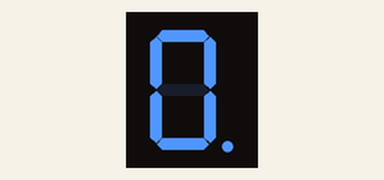
This sketch was run on a simulated Arduino Uno, built with avr-gcc and run on an emulated ATmega328P. On the bench: 1-digit seven-segment display. Wiring (inferred from the names in the program): 1-digit 7-segment display, segments lit when HIGH: segments pin 6, pin 11, pin 9, pin 8, pin 7, pin 5, pin 3, pin 10. The segment pins are drawn as the display they are named for.

Above: at 0.1 s.
At 0.6 s:
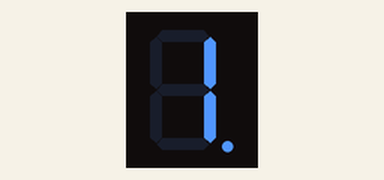
At 1.1 s:
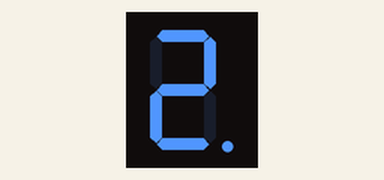
At 2.1 s:
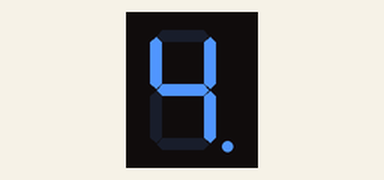
At 3.1 s:
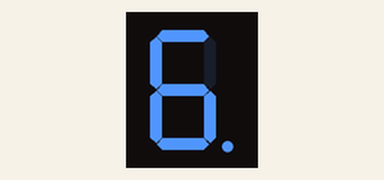
At 4.6 s:
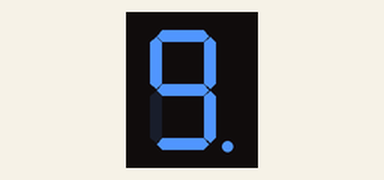

The sketch:

contador_simple.ino
```cpp
byte a = 6;
byte b = 11;
byte c = 9;
byte d = 8;
byte e = 7;
byte f = 5;
byte g = 3;
byte dp = 10;
void setup() {
  pinMode(a, OUTPUT);
  pinMode(b, OUTPUT);
  pinMode(c, OUTPUT);
  pinMode(d, OUTPUT);
  pinMode(e, OUTPUT);
  pinMode(f, OUTPUT);
  pinMode(g, OUTPUT);
  pinMode(dp, OUTPUT);
}
void loop() {
  for (int i = 0; i <= 9; i++) {
    contador(i);
    delay(500);
  }
}
void contador(int num) {
  switch (num) {
    case 0:
      digitalWrite(a, 1);
      digitalWrite(b, 1);
      digitalWrite(c, 1);
      digitalWrite(d, 1);
      digitalWrite(e, 1);
      digitalWrite(f, 1);
      digitalWrite(g, 0);
      digitalWrite(dp, 1);
      break;
    case 1:
      digitalWrite(a, 0);
      digitalWrite(b, 1);
      digitalWrite(c, 1);
      digitalWrite(d, 0);
      digitalWrite(e, 0);
      digitalWrite(f, 0);
      digitalWrite(g, 0);
      digitalWrite(dp, 1);
      break;
    case 2:
      digitalWrite(a, 1);
      digitalWrite(b, 1);
      digitalWrite(c, 0);
      digitalWrite(d, 1);
      digitalWrite(e, 1);
      digitalWrite(f, 0);
      digitalWrite(g, 1);
      digitalWrite(dp, 1);
      break;
    case 3:
      digitalWrite(a, 1);
      digitalWrite(b, 1);
      digitalWrite(c, 1);
      digitalWrite(d, 1);
      digitalWrite(e, 0);
      digitalWrite(f, 0);
      digitalWrite(g, 1);
      digitalWrite(dp, 1);
      break;
    case 4:
      digitalWrite(a, 0);
      digitalWrite(b, 1);
      digitalWrite(c, 1);
      digitalWrite(d, 0);
      digitalWrite(e, 0);
      digitalWrite(f, 1);
      digitalWrite(g, 1);
      digitalWrite(dp, 1);
      break;
    case 5:
      digitalWrite(a, 1);
      digitalWrite(b, 0);
      digitalWrite(c, 1);
      digitalWrite(d, 1);
      digitalWrite(e, 0);
      digitalWrite(f, 1);
      digitalWrite(g, 1);
      digitalWrite(dp, 1);
      break;
    case 6:
      digitalWrite(a, 1);
      digitalWrite(b, 0);
      digitalWrite(c, 1);
      digitalWrite(d, 1);
      digitalWrite(e, 1);
      digitalWrite(f, 1);
      digitalWrite(g, 1);
      digitalWrite(dp, 1);
      break;
    case 7:
      digitalWrite(a, 1);
      digitalWrite(b, 1);
      digitalWrite(c, 1);
      digitalWrite(d, 0);
      digitalWrite(e, 0);
      digitalWrite(f, 0);
      digitalWrite(g, 0);
      digitalWrite(dp, 1);
      break;
    case 8:
      digitalWrite(a, 1);
      digitalWrite(b, 1);
      digitalWrite(c, 1);
      digitalWrite(d, 1);
      digitalWrite(e, 1);
      digitalWrite(f, 1);
      digitalWrite(g, 1);
      digitalWrite(dp, 1);
      break;
    case 9:
      digitalWrite(a, 1);
      digitalWrite(b, 1);
      digitalWrite(c, 1);
      digitalWrite(d, 1);
      digitalWrite(e, 0);
      digitalWrite(f, 1);
      digitalWrite(g, 1);
      digitalWrite(dp, 1);
      break;
  }
}
```

Measured:
- by itself, everything shown: repeats every 5.0 s, in 10 steps
- what the display in image 1 shows lasts 0.5 s, from 0.5 s to 1.0 s
